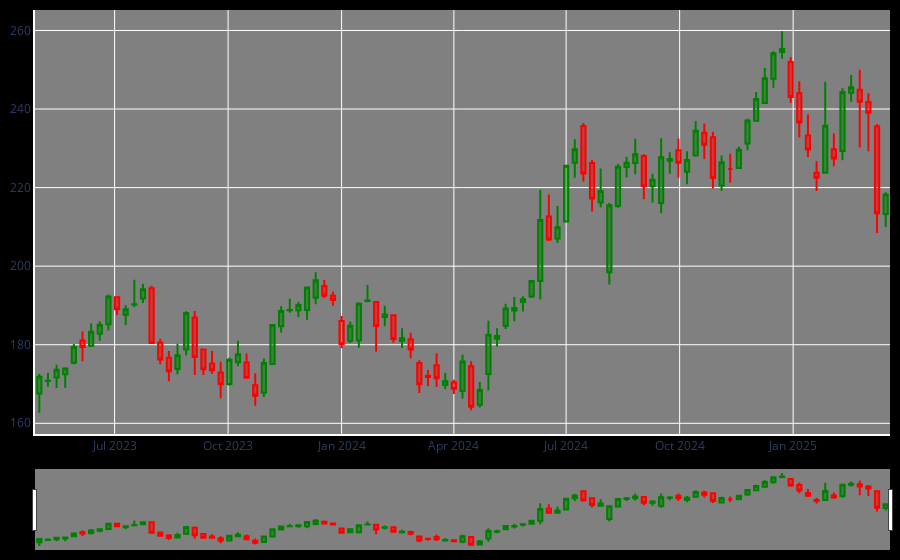

The notebook cell saved with this chart:
### Code cell
import plotly.graph_objects as go
fig = go.Figure(data=go.Candlestick(x=aapl_z.index,
                 open=aapl_z['Open'],
                 high=aapl_z['High'],
                 low=aapl_z['Low'],                 
                 close=aapl_z['Close'],
                 increasing_line_color="green",decreasing_line_color="red"))
# fig.update(layout_xaxis_rangeslider_visible=False)
fig.update_layout(paper_bgcolor="black",plot_bgcolor="gray",
                 margin_l=10,margin_b=10,margin_r=10,margin_t=10)
fig.update_xaxes(showline=True,linewidth=2,linecolor='white',gridcolor='white')
fig.update_yaxes(showline=True,linewidth=2,linecolor='white',gridcolor='white')
fig.show()
